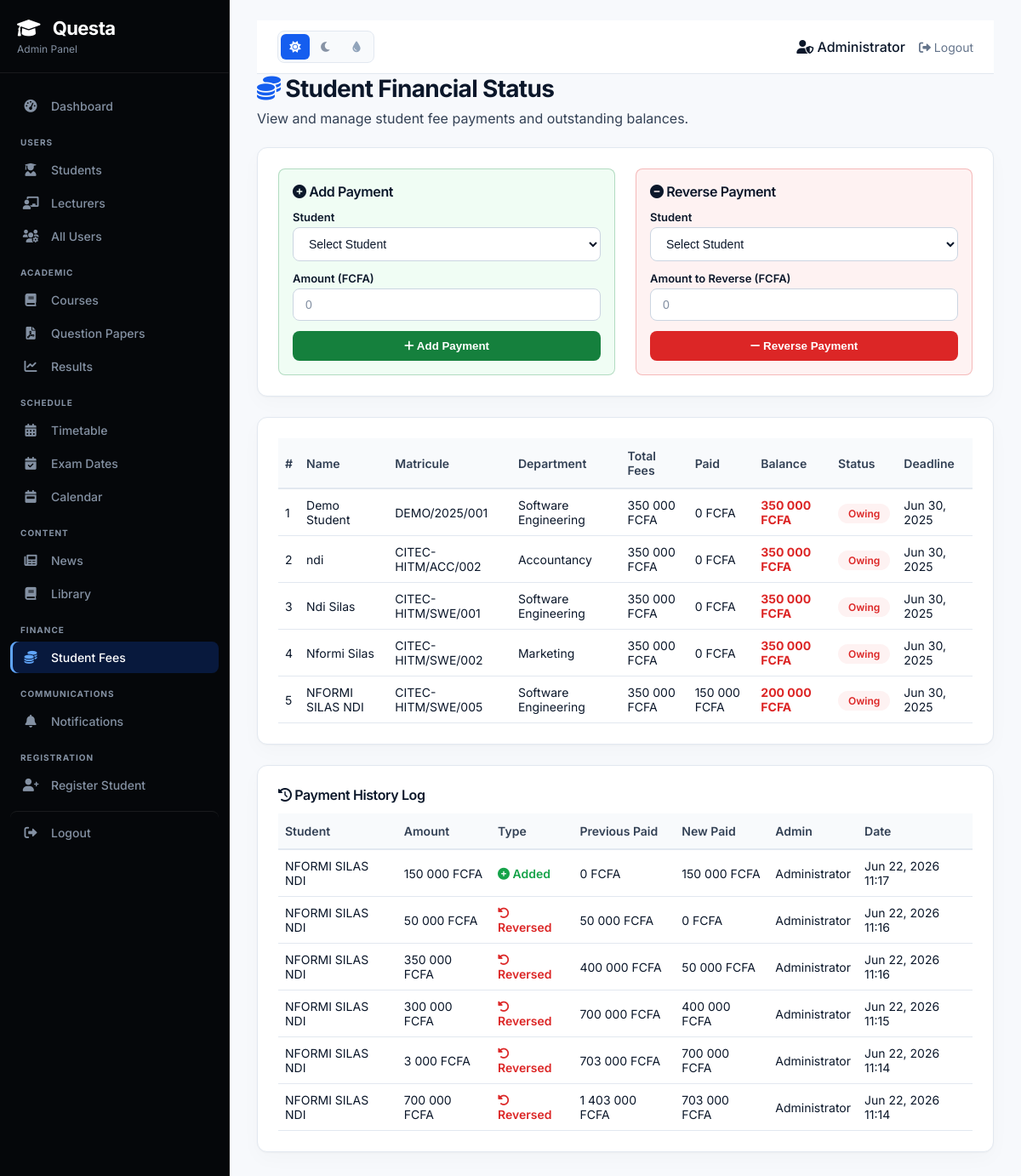
Screenshot of /admin/financial-status.php (signed in) with the database file from the repository.
### tables this page shows
CREATE TABLE `users` (
  `id` int(11) NOT NULL,
  `name` varchar(100) NOT NULL,
  `email` varchar(100) NOT NULL,
  `password` varchar(255) NOT NULL,
  `role` enum('admin','lecturer','student') DEFAULT 'student',
  `matricule` varchar(50) DEFAULT NULL,
  `department_id` int(11) DEFAULT NULL,
  `avatar` varchar(255) DEFAULT NULL,
  `created_at` datetime DEFAULT current_timestamp()
);

CREATE TABLE `departments` (
  `id` int(11) NOT NULL,
  `name` varchar(100) NOT NULL,
  `abbreviation` varchar(10) DEFAULT NULL,
  `icon` varchar(50) DEFAULT NULL
);

CREATE TABLE `financial_records` (
  `id` int(11) NOT NULL,
  `student_id` int(11) NOT NULL,
  `total_fees` int(11) DEFAULT 350000,
  `paid` int(11) DEFAULT 0,
  `balance` int(11) DEFAULT 350000,
  `status` enum('paid','owing') DEFAULT 'owing',
  `deadline` date DEFAULT '2025-06-30',
  `created_at` timestamp NOT NULL DEFAULT current_timestamp()
);

CREATE TABLE `payment_history` (
  `id` int(11) NOT NULL,
  `student_id` int(11) NOT NULL,
  `amount` int(11) NOT NULL,
  `type` enum('add','reverse') DEFAULT 'add',
  `previous_paid` int(11) NOT NULL,
  `new_paid` int(11) NOT NULL,
  `admin_id` int(11) NOT NULL,
  `created_at` timestamp NOT NULL DEFAULT current_timestamp()
);

### admin/financial-status.php (the view, shortened to what this page needs)
<?php
require_once '../includes/config.php';
$pdo->exec("
    CREATE TABLE IF NOT EXISTS financial_records (
        id INT PRIMARY KEY AUTO_INCREMENT,
        student_id INT NOT NULL,
        total_fees INT DEFAULT 350000,
        paid INT DEFAULT 0,
        balance INT DEFAULT 350000,
        status ENUM('paid', 'owing') DEFAULT 'owing',
        deadline DATE DEFAULT '2025-06-30',
        created_at TIMESTAMP DEFAULT CURRENT_TIMESTAMP,
        FOREIGN KEY (student_id) REFERENCES users(id) ON DELETE CASCADE
    )
");
$pdo->exec("
    CREATE TABLE IF NOT EXISTS payment_history (
        id INT PRIMARY KEY AUTO_INCREMENT,
        student_id INT NOT NULL,
        amount INT NOT NULL,
        type ENUM('add', 'reverse') DEFAULT 'add',
        previous_paid INT NOT NULL,
        new_paid INT NOT NULL,
        admin_id INT NOT NULL,
        created_at TIMESTAMP DEFAULT CURRENT_TIMESTAMP,
        FOREIGN KEY (student_id) REFERENCES users(id) ON DELETE CASCADE,
        FOREIGN KEY (admin_id) REFERENCES users(id) ON DELETE CASCADE
    )
");
$students = $pdo->query("
    SELECT u.id, u.name, u.email, u.matricule, d.name as department,
           COALESCE(f.total_fees, 350000) as total_fees,
           COALESCE(f.paid, 0) as paid,
           COALESCE(f.balance, 350000) as balance,
           f.status,
           f.deadline
    FROM users u
    LEFT JOIN departments d ON u.department_id = d.id
    LEFT JOIN financial_records f ON u.id = f.student_id
    WHERE u.role = 'student'
    ORDER BY u.name
")->fetchAll();
include 'header.php';
?>
<div class="admin-main-content">
    <h1 style="font-size: 28px; font-weight: 700; margin-bottom: 8px;">
        <i class="fas fa-coins"></i> Student Financial Status
    </h1>
    <p style="color: #64748b; margin-bottom: 24px;">
        View and manage student fee payments and outstanding balances.
    </p>
    <div class="admin-card">
        <div style="display: grid; grid-template-columns: 1fr 1fr; gap: 24px;">
            <div class="payment-action-panel payment-add-panel">
                <h3 style="color: #16a34a; margin-bottom: 12px;">
                    <i class="fas fa-plus-circle"></i> Add Payment
                </h3>
                <form method="POST" style="display: flex; flex-direction: column; gap: 12px;">
                    <div>
                        <label style="font-size: 13px; font-weight: 600; display: block; margin-bottom: 4px;">Student</label>
                        <select name="student_id" class="form-select" required>
                            <option value="">Select Student</option>
                        </select>
                    </div>
                    <div>
                        <label style="font-size: 13px; font-weight: 600; display: block; margin-bottom: 4px;">Amount (FCFA)</label>
                        <input type="number" name="amount" class="form-input" placeholder="0" min="1" required>
                    </div>
                    <button type="submit" name="update_payment" class="payment-action-btn payment-add-btn">
                        <i class="fas fa-plus"></i> Add Payment
                    </button>
                </form>
            </div>
            <div class="payment-action-panel payment-reverse-panel">
                <h3 style="color: #dc2626; margin-bottom: 12px;">
                    <i class="fas fa-minus-circle"></i> Reverse Payment
                </h3>
                <form method="POST" style="display: flex; flex-direction: column; gap: 12px;">
                    <div>
                        <label style="font-size: 13px; font-weight: 600; display: block; margin-bottom: 4px;">Student</label>
                        <select name="student_id" class="form-select" required>
                            <option value="">Select Student</option>
                        </select>
                    </div>
                    <div>
                        <label style="font-size: 13px; font-weight: 600; display: block; margin-bottom: 4px;">Amount to Reverse (FCFA)</label>
                        <input type="number" name="reverse_amount" class="form-input" placeholder="0" min="1" required>
                    </div>
                    <button type="submit" name="reverse_payment" class="payment-action-btn payment-reverse-btn" onclick="return confirm('Are you sure you want to reverse this payment? This action cannot be undone.')">
                        <i class="fas fa-minus"></i> Reverse Payment
                    </button>
                </form>
            </div>
        </div>
    </div>
    <div class="admin-card" style="overflow-x: auto;">
        <table class="admin-table">
            <thead>
                <tr>
                    <th>#</th>
                    <th>Name</th>
                    <th>Matricule</th>
                    <th>Department</th>
                    <th>Total Fees</th>
                    <th>Paid</th>
                    <th>Balance</th>
                    <th>Status</th>
                    <th>Deadline</th>
                </tr>
            </thead>
            <tbody>
                <?php $count = 1; foreach ($students as $student):
                    $balance = $student['total_fees'] - $student['paid'];
                    $status = $balance <= 0 ? 'Paid' : 'Owing';
                    $statusClass = $balance <= 0 ? 'paid' : 'owing';
                ?>
                <tr>
                    <td><?php echo $count++; ?></td>
                    <td><?php echo htmlspecialchars($student['name']); ?></td>
                    <td><?php echo htmlspecialchars($student['matricule']); ?></td>
                    <td><?php echo htmlspecialchars($student['department']); ?></td>
                    <td><?php echo number_format($student['total_fees'], 0, ',', ' '); ?> FCFA</td>
                    <td><?php echo number_format($student['paid'], 0, ',', ' '); ?> FCFA</td>
                    <td>
                        <strong style="color: <?php echo $balance > 0 ? '#dc2626' : '#10b981'; ?>">
                            <?php echo number_format($balance, 0, ',', ' '); ?> FCFA
                        </strong>
                    </td>
                    <td><span class="status-badge <?php echo $statusClass; ?>"><?php echo $status; ?></span></td>
                    <td><?php echo date('M d, Y', strtotime($student['deadline'] ?? '2025-06-30')); ?></td>
                </tr>
                <?php endforeach; ?>
            </tbody>
        </table>
    </div>
    <div class="admin-card">
        <h3><i class="fas fa-history"></i> Payment History Log</h3>
        <?php
        $history = $pdo->query("
            SELECT ph.*, u.name as student_name, a.name as admin_name
            FROM payment_history ph
            LEFT JOIN users u ON ph.student_id = u.id
            LEFT JOIN users a ON ph.admin_id = a.id
            ORDER BY ph.created_at DESC LIMIT 20
        ")->fetchAll();
        ?>
        <?php if (count($history) > 0): ?>
            <table class="admin-table">
                <thead>
                    <tr>
                        <th>Student</th>
                        <th>Amount</th>
                        <th>Type</th>
                        <th>Previous Paid</th>
                        <th>New Paid</th>
                        <th>Admin</th>
                        <th>Date</th>
                    </tr>
                </thead>
                <tbody>
                    <?php foreach ($history as $entry): ?>
                        <tr>
                            <td><?php echo htmlspecialchars($entry['student_name']); ?></td>
                            <td><?php echo number_format($entry['amount'], 0, ',', ' '); ?> FCFA</td>
                            <td>
                                <span style="color: <?php echo $entry['type'] == 'add' ? '#16a34a' : '#dc2626'; ?>; font-weight: 600;">
                                    <i class="fas <?php echo $entry['type'] == 'add' ? 'fa-circle-plus' : 'fa-rotate-left'; ?>"></i>
                                    <?php echo $entry['type'] == 'add' ? 'Added' : 'Reversed'; ?>
                                </span>
                            </td>
                            <td><?php echo number_format($entry['previous_paid'], 0, ',', ' '); ?> FCFA</td>
                            <td><?php echo number_format($entry['new_paid'], 0, ',', ' '); ?> FCFA</td>
                            <td><?php echo htmlspecialchars($entry['admin_name']); ?></td>
                            <td><?php echo date('M d, Y H:i', strtotime($entry['created_at'])); ?></td>
                        </tr>
                    <?php endforeach; ?>
                </tbody>
            </table>
        <?php else: ?>
            <p style="color: var(--text-muted);">No payment history yet.</p>
        <?php endif; ?>
    </div>
</div>
<?php include 'footer.php'; ?>

### admin/header.php (style rules this page uses)
* { margin: 0; padding: 0; box-sizing: border-box; }
body { font-family: 'Inter', sans-serif; background: #f8fafc; min-height: 100vh; }
.admin-card { background: white; border-radius: 16px; padding: 24px; border: 1px solid #e2e8f0; margin-bottom: 24px; overflow-x: auto; }
.admin-card h3 { font-size: 16px; font-weight: 600; margin-bottom: 12px; }
.admin-table { width: 100%; border-collapse: collapse; font-size: 14px; }
.admin-table th { text-align: left; padding: 12px 8px; background: #f8fafc; font-weight: 600; color: #1e293b; border-bottom: 2px solid #e2e8f0; }
.admin-table td { padding: 10px 8px; border-bottom: 1px solid #e2e8f0; color: #334155; }
.form-input, .form-select { width: 100%; padding: 10px 14px; border: 1px solid #e2e8f0; border-radius: 10px; font-size: 14px; background: white; }
.status-badge { padding: 4px 12px; border-radius: 30px; font-size: 12px; font-weight: 600; }
.status-badge.owing { background: #fee2e2; color: #dc2626; }

### rows the page displays
users: name "Demo Student", matricule "DEMO/2025/001", department.name "Software Engineering", total_fees "350 000", paid "0", balance "350 000", status "Owing", deadline "Jun 30, 2025"
users: name "ndi", matricule "CITEC-HITM/ACC/002", department.name "Accountancy", total_fees "350 000", paid "0", balance "350 000", status "Owing", deadline "Jun 30, 2025"
users: name "Ndi Silas", matricule "CITEC-HITM/SWE/001", department.name "Software Engineering", total_fees "350 000", paid "0", balance "350 000", status "Owing", deadline "Jun 30, 2025"
users: name "Nformi Silas", matricule "CITEC-HITM/SWE/002", department.name "Marketing", total_fees "350 000", paid "0", balance "350 000", status "Owing", deadline "Jun 30, 2025"
users: name "NFORMI SILAS NDI", matricule "CITEC-HITM/SWE/005", department.name "Software Engineering", total_fees "350 000", paid "150 000", balance "200 000", status "Owing", financial_records.deadline "Jun 30, 2025"
payment_history: student.name "NFORMI SILAS NDI", amount "150 000", type "Added", previous_paid "0", new_paid "150 000", admin.name "Administrator", created_at "Jun 22, 2026 11:17"
payment_history: student.name "NFORMI SILAS NDI", amount "50 000", type "Reversed", previous_paid "50 000", new_paid "0", admin.name "Administrator", created_at "Jun 22, 2026 11:16"
payment_history: student.name "NFORMI SILAS NDI", amount "350 000", type "Reversed", previous_paid "400 000", new_paid "50 000", admin.name "Administrator", created_at "Jun 22, 2026 11:16"
payment_history: student.name "NFORMI SILAS NDI", amount "300 000", type "Reversed", previous_paid "700 000", new_paid "400 000", admin.name "Administrator", created_at "Jun 22, 2026 11:15"
payment_history: student.name "NFORMI SILAS NDI", amount "3 000", type "Reversed", previous_paid "703 000", new_paid "700 000", admin.name "Administrator", created_at "Jun 22, 2026 11:14"
payment_history: student.name "NFORMI SILAS NDI", amount "700 000", type "Reversed", previous_paid "1 403 000", new_paid "703 000", admin.name "Administrator", created_at "Jun 22, 2026 11:14"

### other values shown
$_SESSION['user_name'] "Administrator"
